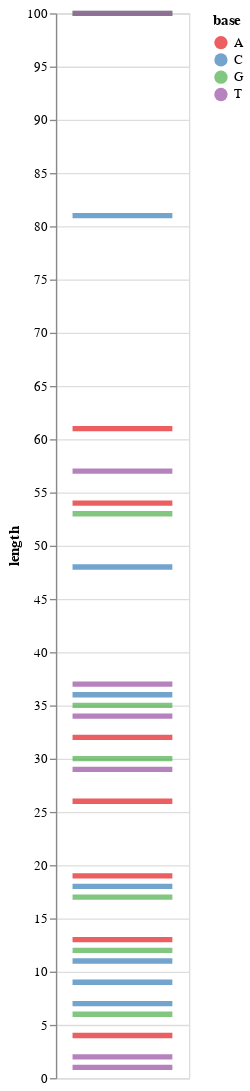

Notebook source saved alongside this figure:
### Markdown cell above
And here is a color version of the same graph using just one line of the gel:

### Code cell
import altair as alt
alt.Chart(sequences_grouped_by_length).mark_tick(thickness=4).encode(
    y = alt.Y('length:Q'),
    color=alt.Color('base:N',#legend=None,
                    scale=alt.Scale(scheme="set1"))
).properties(
    width=100,
    height=800)

### Figure 1 — Vega-Lite specification as saved in the notebook (floating-point values rounded to 4 significant figures)
{"config": {"view": {"continuousWidth": 300, "continuousHeight": 300}}, "data": {"name": "data-3c9433eeac5a6c623c51abe999a78a49"}, "mark": {"type": "tick", "thickness": 4}, "encoding": {"color": {"field": "base", "scale": {"scheme": "set1"}, "type": "nominal"}, "y": {"field": "length", "type": "quantitative"}}, "height": 800, "width": 100, "$schema": "https://vega.github.io/schema/vega-lite/v5.20.1.json", "datasets": {"data-3c9433eeac5a6c623c51abe999a78a49": [{"base": "A", "length": 4, "count": 2}, {"base": "A", "length": 13, "count": 1}, {"base": "A", "length": 19, "count": 2}, {"base": "A", "length": 26, "count": 2}, {"base": "A", "length": 32, "count": 1}, {"base": "A", "length": 54, "count": 1}, {"base": "A", "length": 61, "count": 1}, {"base": "C", "length": 7, "count": 1}, {"base": "C", "length": 9, "count": 1}, {"base": "C", "length": 11, "count": 2}, {"base": "C", "length": 18, "count": 1}, {"base": "C", "length": 36, "count": 3}, {"base": "C", "length": 48, "count": 1}, {"base": "C", "length": 81, "count": 1}, {"base": "G", "length": 6, "count": 1}, {"base": "G", "length": 12, "count": 2}, {"base": "G", "length": 17, "count": 2}, {"base": "G", "length": 30, "count": 1}, {"base": "G", "length": 35, "count": 2}, {"base": "G", "length": 53, "count": 1}, {"base": "G", "length": 100, "count": 1}, {"base": "T", "length": 1, "count": 2}, {"base": "T", "length": 2, "count": 2}, {"base": "T", "length": 29, "count": 1}, {"base": "T", "length": 34, "count": 1}, {"base": "T", "length": 37, "count": 1}, {"base": "T", "length": 57, "count": 1}, {"base": "T", "length": 100, "count": 2}]}}
